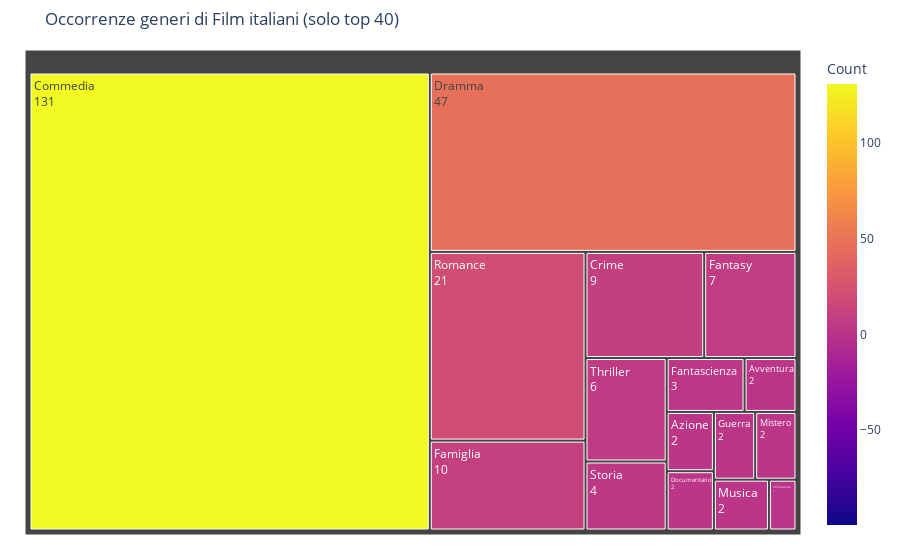

Notebook cell for this chart:
### Code cell
occ_ita = occ_genres(ita=True)
df = pd.DataFrame(occ_ita.items(), columns=['Genre', 'Count'])
df = df[df['Count']!=0]

fig = px.treemap(
    df,
    path=['Genre'],
    values='Count',
    color='Count',
    # color_continuous_scale=px.colors.sequential.Viridis,
    color_continuous_midpoint=np.average(df['Count']),
    title='Occorrenze generi di Film italiani (solo top 40)'
)
fig.update_traces(root_color="white", hovertemplate='%{label}<br>%{value}', hoverinfo=None)
fig.update_layout(margin = dict(t=50, l=25, r=25, b=25))
fig.data[0].texttemplate = '%{label}<br>%{value}'

fig.write_image('Dati_Cinema_Italiani/plots/ita_genre_treemap.png', width=1233, height=701)

fig.show()

### Figure 1 — Plotly figure (JSON) as saved in the notebook; plotly's stock layout.template omitted (floating-point values rounded to 4 significant figures)
{"data": [{"branchvalues": "total", "customdata": [[1], [2], [2], [131], [9], [2], [47], [10], [3], [7], [2], [2], [2], [21], [4], [6]], "domain": {"x": [0, 1], "y": [0, 1]}, "hovertemplate": "%{label}<br>%{value}", "ids": ["Animazione", "Avventura", "Azione", "Commedia", "Crime", "Documentario", "Dramma", "Famiglia", "Fantascienza", "Fantasy", "Guerra", "Mistero", "Musica", "Romance", "Storia", "Thriller"], "labels": ["Animazione", "Avventura", "Azione", "Commedia", "Crime", "Documentario", "Dramma", "Famiglia", "Fantascienza", "Fantasy", "Guerra", "Mistero", "Musica", "Romance", "Storia", "Thriller"], "marker": {"coloraxis": "coloraxis", "colors": [1, 2, 2, 131, 9, 2, 47, 10, 3, 7, 2, 2, 2, 21, 4, 6]}, "name": "", "parents": ["", "", "", "", "", "", "", "", "", "", "", "", "", "", "", ""], "root": {"color": "white"}, "texttemplate": "%{label}<br>%{value}", "type": "treemap", "values": [1, 2, 2, 131, 9, 2, 47, 10, 3, 7, 2, 2, 2, 21, 4, 6]}], "layout": {"coloraxis": {"cmid": 15.69, "colorbar": {"title": {"text": "Count"}}, "colorscale": [[0, "#0d0887"], [0.1111, "#46039f"], [0.2222, "#7201a8"], [0.3333, "#9c179e"], [0.4444, "#bd3786"], [0.5556, "#d8576b"], [0.6667, "#ed7953"], [0.7778, "#fb9f3a"], [0.8889, "#fdca26"], [1, "#f0f921"]]}, "legend": {"tracegroupgap": 0}, "margin": {"b": 25, "l": 25, "r": 25, "t": 50}, "title": {"text": "Occorrenze generi di Film italiani (solo top 40)"}}}
